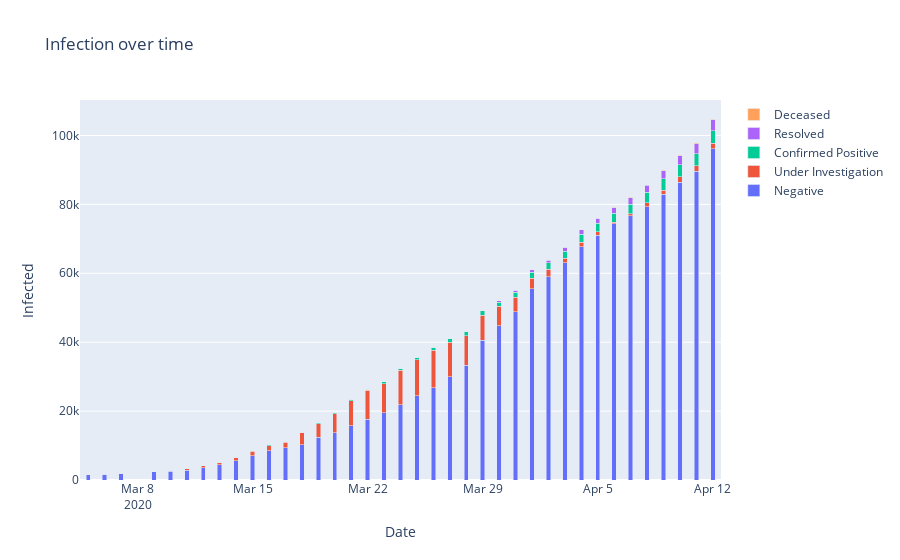

The notebook cell saved with this chart:
### Markdown cell above
# Testing

### Code cell
fig = go.Figure(data=[
    go.Bar(name='Negative', x=dates, y=negative),
    go.Bar(name='Under Investigation', x=dates, y=under),
    go.Bar(name='Confirmed Positive', x=dates, y=positive),
    go.Bar(name='Resolved', x=dates, y=resolved),
    go.Bar(name='Deceased', x=dates, y=dead),
])
fig.update_layout(
    title_text='Infection over time', # title of plot
    xaxis_title_text='Date', # xaxis label
    yaxis_title_text='Infected', # yaxis label
    bargap=0.7, # gap between bars of adjacent location coordinates
    bargroupgap=0.1 # gap between bars of the same location coordinates
)
# Change the bar mode
fig.update_layout(barmode='stack')
fig.show()

with open('../plotly/ontario_infection.json', 'w') as f:
    f.write(fig.to_json())
